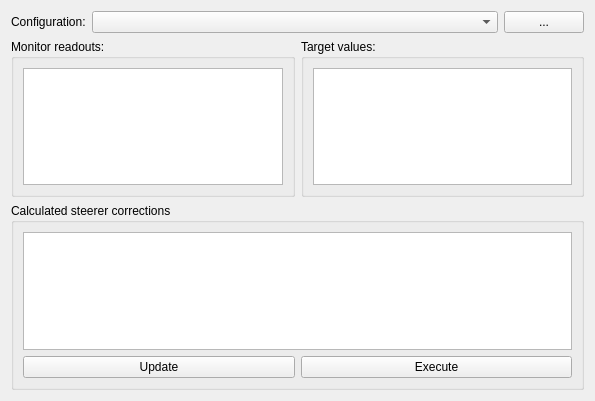
<?xml version="1.0" encoding="UTF-8"?>
<ui version="4.0">
 <class>OVM_Dialog</class>
 <widget class="QWidget" name="OVM_Dialog">
  <property name="geometry">
   <rect>
    <x>0</x>
    <y>0</y>
    <width>595</width>
    <height>401</height>
   </rect>
  </property>
  <property name="windowTitle">
   <string>Multi grid method (orbit flattening)</string>
  </property>
  <layout class="QGridLayout" columnstretch="1,1">
   <item row="0" column="0" colspan="2">
    <layout class="QHBoxLayout" stretch="0,1,0">
     <item>
      <widget class="QLabel">
       <property name="text">
        <string>Configuration:</string>
       </property>
      </widget>
     </item>
     <item>
      <widget class="QComboBox" name="combo_config"/>
     </item>
     <item>
      <widget class="QPushButton" name="btn_edit_conf">
       <property name="text">
        <string>...</string>
       </property>
      </widget>
     </item>
    </layout>
   </item>
   <item row="1" column="0">
    <widget class="QGroupBox">
     <property name="title">
      <string>Monitor readouts:</string>
     </property>
     <layout class="QVBoxLayout">
      <item>
       <widget class="TableView" name="mon_tab"/>
      </item>
     </layout>
    </widget>
   </item>
   <item row="1" column="1">
    <widget class="QGroupBox">
     <property name="title">
      <string>Target values:</string>
     </property>
     <layout class="QVBoxLayout">
      <item>
       <widget class="TableView" name="con_tab"/>
      </item>
     </layout>
    </widget>
   </item>
   <item row="2" column="0" colspan="2">
    <widget class="QGroupBox">
     <property name="title">
      <string>Calculated steerer corrections</string>
     </property>
     <layout class="QVBoxLayout">
      <item>
       <widget class="TableView" name="var_tab">
        <property name="focusPolicy">
         <enum>Qt::ClickFocus</enum>
        </property>
       </widget>
      </item>
      <item>
       <layout class="QHBoxLayout">
        <item>
         <widget class="QPushButton" name="update_fit_button">
          <property name="text">
           <string>Update</string>
          </property>
         </widget>
        </item>
        <item>
         <widget class="QPushButton" name="execute_corrections">
          <property name="text">
           <string>Execute</string>
          </property>
         </widget>
        </item>
       </layout>
      </item>
     </layout>
    </widget>
   </item>
  </layout>
 </widget>
 <customwidgets>
  <customwidget>
   <class>TableView</class>
   <extends>QTableView</extends>
   <header>madgui/widget/tableview.h</header>
  </customwidget>
 </customwidgets>
 <resources/>
 <connections/>
</ui>
